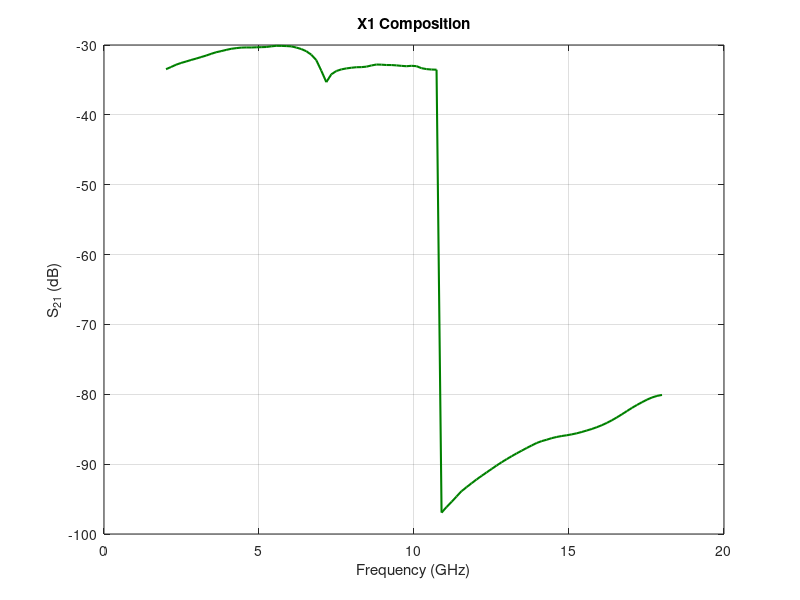

Write MATLAB code to recreate this figure.
frequency = [2, 2.16161616161616, 2.32323232323232, 2.48484848484848, 2.64646464646465, ...
             2.80808080808081, 2.96969696969697, 3.13131313131313, 3.29292929292929, ...
             3.45454545454545, 3.61616161616162, 3.77777777777778, 3.93939393939394, ...
             4.1010101010101, 4.26262626262626, 4.42424242424242, 4.58585858585859, ...
             4.74747474747475, 4.90909090909091, 5.07070707070707, 5.23232323232323, ...
             5.39393939393939, 5.55555555555556, 5.71717171717172, 5.87878787878788, ...
             6.04040404040404, 6.2020202020202, 6.36363636363636, 6.52525252525253, ...
             6.68686868686869, 6.84848484848485, 7.01010101010101, 7.17171717171717, ...
             7.33333333333333, 7.4949494949495, 7.65656565656566, 7.81818181818182, ...
             7.97979797979798, 8.14141414141414, 8.3030303030303, 8.46464646464646, ...
             8.62626262626263, 8.78787878787879, 8.94949494949495, 9.11111111111111, ...
             9.27272727272727, 9.43434343434343, 9.5959595959596, 9.75757575757576, ...
             9.91919191919192, 10.0808080808081, 10.2424242424242, 10.4040404040404, ...
             10.5656565656566, 10.7272727272727, 10.8888888888889, 11.0505050505051, ...
             11.2121212121212, 11.3737373737374, 11.5353535353535, 11.6969696969697, ...
             11.8585858585859, 12.020202020202, 12.1818181818182, 12.3434343434343, ...
             12.5050505050505, 12.6666666666667, 12.8282828282828, 12.989898989899, ...
             13.1515151515152, 13.3131313131313, 13.4747474747475, 13.6363636363636, ...
             13.7979797979798, 13.959595959596, 14.1212121212121, 14.2828282828283, ...
             14.4444444444444, 14.6060606060606, 14.7676767676768, 14.9292929292929, ...
             15.0909090909091, 15.2525252525253, 15.4141414141414, 15.5757575757576, ...
             15.7373737373737, 15.8989898989899, 16.0606060606061, 16.2222222222222, ...
             16.3838383838384, 16.5454545454545, 16.7070707070707, 16.8686868686869, ...
             17.030303030303, 17.1919191919192, 17.3535353535354, 17.5151515151515, ...
             17.6767676767677, 17.8383838383838, 18];
s21 = [-33.4640952627036, -33.1528308243877, -32.823478354233, -32.5721098194052, ...
       -32.365537641064, -32.1457251746675, -31.9468989570408, -31.730661579311, ...
       -31.5148159984406, -31.2650629067235, -31.0379044133278, -30.87776471644, ...
       -30.7032135037757, -30.5441904571733, -30.4496711791751, -30.3715372797034, ...
       -30.3484853208198, -30.3539146470521, -30.3269076188758, -30.3096324189972, ...
       -30.2841339246972, -30.1927291392477, -30.1157392921778, -30.1255358269236, ...
       -30.1523287715765, -30.1951193461121, -30.3626714627358, -30.5764442769644, ...
       -30.8894281771567, -31.3890311299311, -32.1738762111431, -33.6822943514754, ...
       -35.3149236131797, -34.1934954670791, -33.724732623646, -33.4905775086209, ...
       -33.351605527542, -33.2560550554742, -33.1799609666367, -33.1670430142431, ...
       -33.1005755535503, -32.9300275485497, -32.7947643424014, -32.8163276223021, ...
       -32.864304499308, -32.8693489266196, -32.9167301594715, -32.9858594397366, ...
       -33.0364961740589, -32.978656502894, -33.03151408229, -33.3186826574313, ...
       -33.4501412483018, -33.5119559006005, -33.5348517039215, -96.9392288653446, ...
       -96.1474149148833, -95.3918012620868, -94.6220868138614, -93.8643827915109, ...
       -93.2859392923095, -92.7274635234178, -92.1867725162535, -91.6743987500293, ...
       -91.1793442496924, -90.6833702093449, -90.1915978073225, -89.7240188193764, ...
       -89.2835483798579, -88.8610350901307, -88.4548752940301, -88.0706174480742, ...
       -87.6842482260611, -87.3227878170998, -86.9658363943866, -86.7013284156488, ...
       -86.5001874761206, -86.2770803513382, -86.105280212772, -85.9713787486045, ...
       -85.8650755060755, -85.7348749663295, -85.5829154540413, -85.3924523114711, ...
       -85.1817880869996, -84.9635241370247, -84.7094011683206, -84.422666154785, ...
       -84.0918377799008, -83.7206175932157, -83.3066446534116, -82.8655993231165, ...
       -82.4044381172974, -81.9473849265897, -81.5294255234932, -81.1388968342898, ...
       -80.7698516341499, -80.4603699814189, -80.2341459141564, -80.0916730867325];
figure;
plot(frequency, s21, 'LineWidth', 1.5, 'Color', [0, 0.5, 0]); 
grid on;
xlabel('Frequency (GHz)');
ylabel('S_{21} (dB)');
title('X1 Composition');
